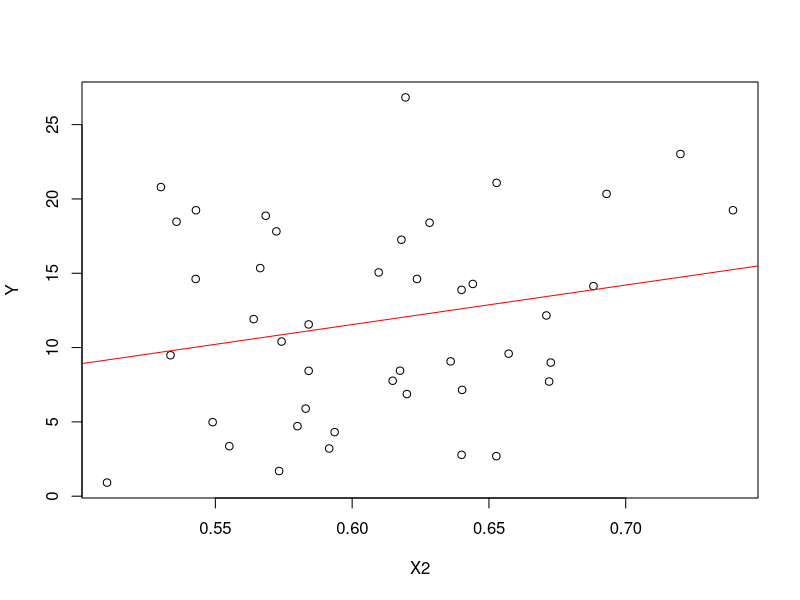
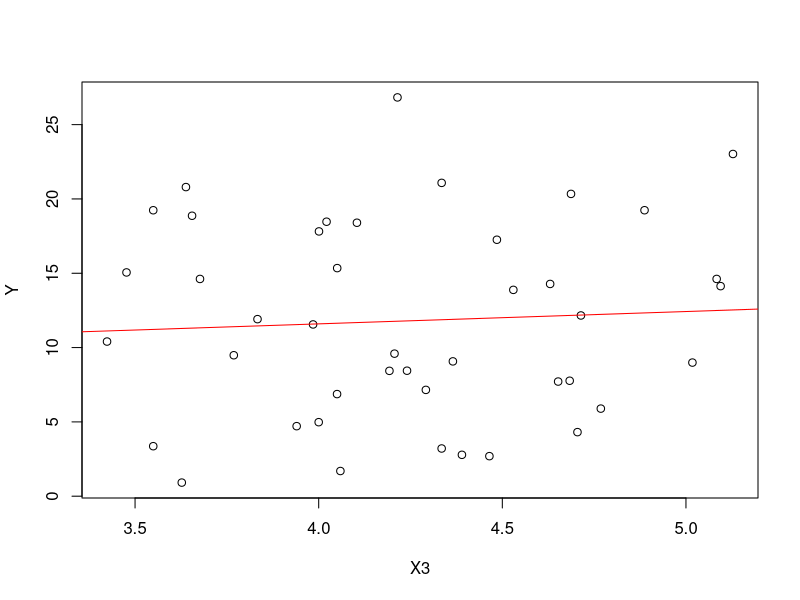

The R script that drew these images, in order:
library(leaps)

D = read.csv('data.csv')

# Data cleanup
outliers <- (function (d) abs(d - mean(d)) / sd(d) > 2.086)

D = subset(D, !outliers(D$X1) & !outliers(D$X2) & !outliers(D$X3) & !outliers(D$X4))

summary(D)

# Feature selection
subests = regsubsets(Y ~ X1+X2+X3+X4,data=D)
summary(subests)

# Plot correlation X2
plot(Y ~ X2, data=D)
abline(lm(Y ~ X2, data=D), col='red')

# Plot correlation for X3
plot(Y ~ X3, data=D)
abline(lm(Y ~ X3, data=D), col='red')
